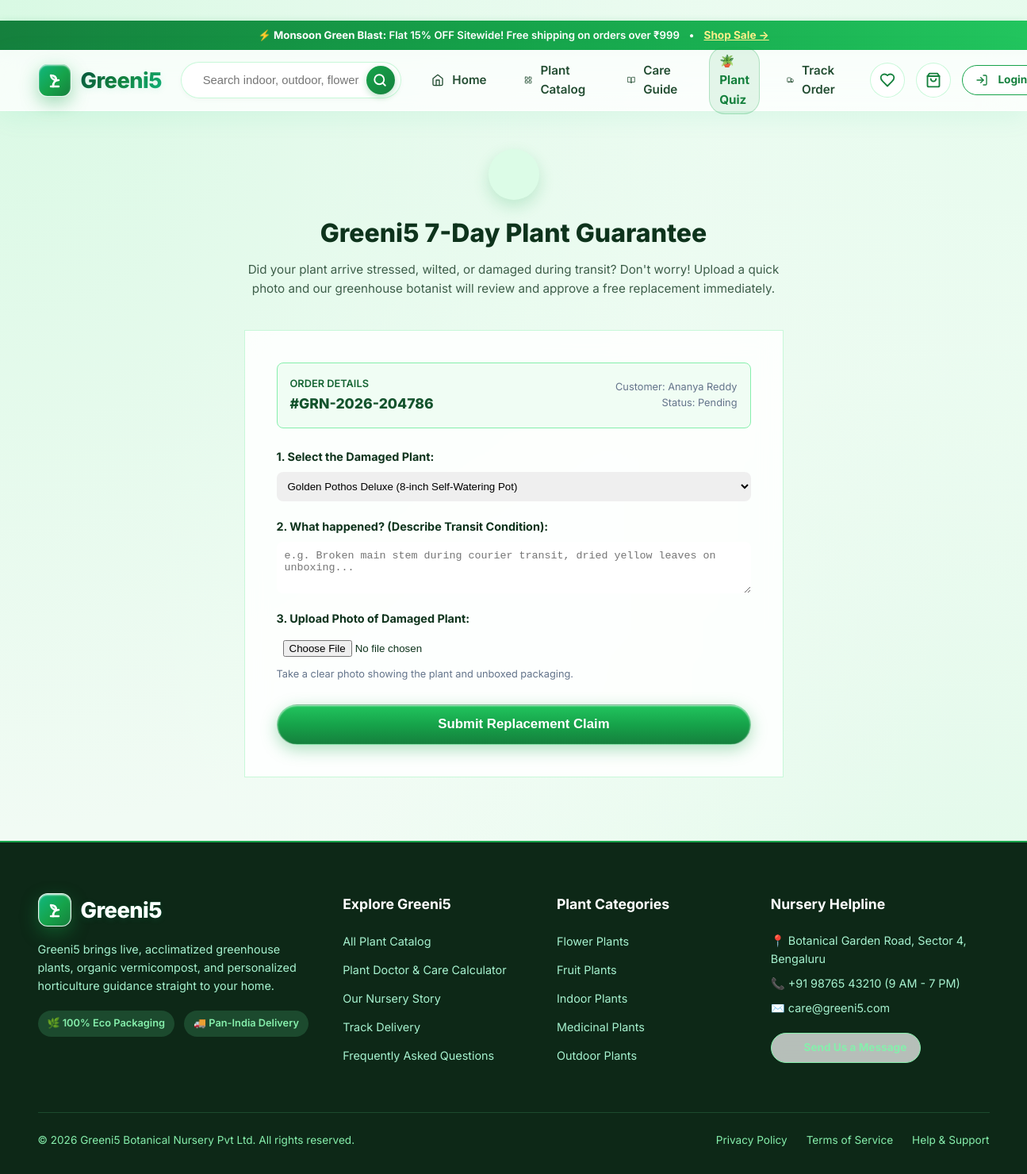
Screenshot of /orders/23/claim-replacement with the database file from the repository.
### tables this page shows
CREATE TABLE flash_sales (
        id INTEGER PRIMARY KEY AUTOINCREMENT,
        title TEXT NOT NULL,
        discount_pct REAL NOT NULL,
        starts_at TIMESTAMP,
        ends_at TIMESTAMP NOT NULL,
        banner_text TEXT,
        is_active INTEGER DEFAULT 1,
        created_at TIMESTAMP DEFAULT CURRENT_TIMESTAMP
    );

CREATE TABLE orders (
    id INTEGER PRIMARY KEY AUTOINCREMENT,
    order_number TEXT UNIQUE NOT NULL,
    user_id INTEGER,
    customer_name TEXT NOT NULL,
    customer_email TEXT NOT NULL,
    customer_phone TEXT NOT NULL,
    shipping_address TEXT NOT NULL,
    city TEXT NOT NULL,
    state TEXT NOT NULL,
    pincode TEXT NOT NULL,
    payment_method TEXT NOT NULL DEFAULT 'COD',
    payment_status TEXT NOT NULL DEFAULT 'Pending',
    order_status TEXT NOT NULL DEFAULT 'Pending',
    total_amount REAL NOT NULL,
    notes TEXT,
    created_at TIMESTAMP DEFAULT CURRENT_TIMESTAMP, courier_name TEXT DEFAULT '', tracking_number TEXT DEFAULT '', tracking_url TEXT DEFAULT '', invoice_number TEXT DEFAULT '', is_gift INTEGER DEFAULT 0, gift_recipient_name TEXT DEFAULT '', gift_message TEXT DEFAULT '', gift_wrap_fee REAL DEFAULT 0.0,
    FOREIGN KEY (user_id) REFERENCES users(id) ON DELETE SET NULL
);

CREATE TABLE categories (
    id INTEGER PRIMARY KEY AUTOINCREMENT,
    name TEXT NOT NULL UNIQUE,
    slug TEXT NOT NULL UNIQUE,
    description TEXT,
    icon TEXT,
    image_url TEXT
);

### app.py (the view, shortened to what this page needs)
@app.route('/orders/<int:order_id>/claim-replacement', methods=['GET', 'POST'])
def customer_claim_replacement(order_id):
    order = query_db('SELECT * FROM orders WHERE id = ?', (order_id,), one=True)
    if not order:
        abort(404)
    items = query_db('SELECT * FROM order_items WHERE order_id = ?', (order_id,))
    return render_template('claim_replacement.html', order=order, items=items)

### database.py (called while the page is built)
def get_db():
    db = getattr(g, '_database', None)
    if db is None:
        db = g._database = sqlite3.connect(DATABASE)
        db.row_factory = sqlite3.Row
        db.execute('PRAGMA foreign_keys = ON;')
    return db

def query_db(query, args=(), one=False):
    cur = get_db().execute(query, args)
    rv = cur.fetchall()
    cur.close()
    return (rv[0] if rv else None) if one else rv

### templates/claim_replacement.html (shortened to what this page needs)
﻿{% extends "base.html" %}
{% block content %}
<div class="container" style="padding-top: 3rem; padding-bottom: 5rem; max-width: 720px;">
  <div style="text-align: center; margin-bottom: 2.5rem;">
    <div style="width: 64px; height: 64px; border-radius: 50%; background: #dcfce7; color: #15803d; display: flex; align-items: center; justify-content: center; margin: 0 auto 1rem auto; box-shadow: 0 8px 20px rgba(22, 163, 74, 0.2);">
      <i data-lucide="shield-check" style="width: 32px; height: 32px;"></i>
    </div>
    <h1 style="font-size: 2rem; font-weight: 800; color: var(--text-main); margin-bottom: 0.5rem;">
      Greeni5 7-Day Plant Guarantee
    </h1>
    <p style="color: var(--text-muted); font-size: 0.95rem; line-height: 1.6;">
      Did your plant arrive stressed, wilted, or damaged during transit? Don't worry! Upload a quick photo and our greenhouse botanist will review and approve a free replacement immediately.
    </p>
  </div>
  <div class="glass-card" style="padding: 2.5rem; background: rgba(255, 255, 255, 0.85); backdrop-filter: blur(14px); border: 1.5px solid var(--primary-border);">
    <div style="background: #f0fdf4; border: 1px solid #86efac; border-radius: 8px; padding: 1rem; margin-bottom: 1.5rem; display: flex; justify-content: space-between; align-items: center;">
      <div>
        <div style="font-size: 0.8rem; color: #166534; font-weight: 600;">ORDER DETAILS</div>
        <div style="font-weight: 800; color: #14532d; font-size: 1.1rem;">#{{ order.order_number }}</div>
      </div>
      <div style="text-align: right;">
        <div style="font-size: 0.8rem; color: #64748b;">Customer: {{ order.customer_name }}</div>
        <div style="font-size: 0.8rem; color: #64748b;">Status: {{ order.order_status }}</div>
      </div>
    </div>
    <form action="{{ url_for('customer_claim_replacement', order_id=order.id) }}" method="POST" enctype="multipart/form-data">
      <div style="margin-bottom: 1.25rem;">
        <label style="display: block; font-weight: 700; font-size: 0.9rem; margin-bottom: 0.5rem; color: var(--text-main);">
          1. Select the Damaged Plant:
        </label>
        <select name="plant_name" class="form-control" style="padding: 10px; width: 100%; border-radius: 8px; border: 1.5px solid var(--border);" required>
          {% for item in items %}
            <option value="{{ item.plant_name }}">{{ item.plant_name }} ({{ item.variant_name or 'Standard' }})</option>
          {% endfor %}
        </select>
      </div>
      <div style="margin-bottom: 1.25rem;">
        <label style="display: block; font-weight: 700; font-size: 0.9rem; margin-bottom: 0.5rem; color: var(--text-main);">
          2. What happened? (Describe Transit Condition):
        </label>
        <textarea name="reason" rows="3" class="form-control" style="width: 100%; padding: 10px; border-radius: 8px; border: 1.5px solid var(--border);" placeholder="e.g. Broken main stem during courier transit, dried yellow leaves on unboxing..." required></textarea>
      </div>
      <div style="margin-bottom: 1.75rem;">
        <label style="display: block; font-weight: 700; font-size: 0.9rem; margin-bottom: 0.5rem; color: var(--text-main);">
          3. Upload Photo of Damaged Plant:
        </label>
        <input type="file" name="damage_photo" accept="image/*" class="form-control" style="padding: 8px;" required>
        <span style="font-size: 0.8rem; color: #64748b; margin-top: 4px; display: block;">Take a clear photo showing the plant and unboxed packaging.</span>
      </div>
      <button type="submit" class="btn btn-primary btn-block btn-lg" style="font-weight: 700;">
         Submit Replacement Claim
      </button>
    </form>
  </div>
</div>
{% endblock %}

### templates/base.html (shortened to what this page needs)
<!DOCTYPE html>
<html lang="en">
<head>
  <link rel="stylesheet" href="{{ url_for('static', filename='css/style.css') }}">
</head>
<body>
  {% if active_flash_sale %}
    <div class="top-notice-bar">
      <span>⚡ <strong>{{ active_flash_sale.title }}:</strong> Flat {{ active_flash_sale.discount_pct | int }}% OFF Sitewide! Free shipping on orders over ₹999</span>
      <span>•</span>
      <a href="{{ url_for('catalog') }}" style="color: #fef08a; text-decoration: underline; font-size: 0.85rem; font-weight: 700;">Shop Sale &rarr;</a>
    </div>
  {% else %}
    <div class="top-notice-bar">
      <span>🌿 Nature Delivered Fresh • <span class="highlight">FREE Shipping</span> on orders over ₹999</span>
      <span>•</span>
      <span>7-Day Safe Replacement Guarantee</span>
    </div>
  {% endif %}
  <header class="main-header">
    <div class="container">
      <div class="nav-row">
        <a href="{{ url_for('index') }}" class="brand-logo">
          <div class="leaf-icon">
            <svg width="24" height="24" viewBox="0 0 24 24" fill="none" stroke="#ffffff" stroke-width="2.4" stroke-linecap="round" stroke-linejoin="round">
              <path d="M7 20h10"/>
              <path d="M10 20c0-4.4 2-8 7-8"/>
              <path d="M14 12c-3.5 0-6.5-2.5-7-6 4 0 7 2 7 6Z" fill="rgba(255,255,255,0.25)"/>
              <path d="M10 20v-3"/>
            </svg>
          </div>
          <span>Greeni5</span>
        </a>
        <div class="search-box-wrap">
          <form action="{{ url_for('catalog') }}" method="GET">
            <input type="text" name="search" placeholder="Search indoor, outdoor, flowers, medicinal..." value="{{ request.args.get('search', '') }}">
            <button type="submit" aria-label="Search">
              <svg width="18" height="18" viewBox="0 0 24 24" fill="none" stroke="#ffffff" stroke-width="2.5" stroke-linecap="round" stroke-linejoin="round">
                <circle cx="11" cy="11" r="8"></circle>
                <line x1="21" y1="21" x2="16.65" y2="16.65"></line>
              </svg>
            </button>
          </form>
        </div>
        <ul class="nav-links">
          <li>
            <a href="{{ url_for('index') }}" class="{{ 'active' if request.endpoint == 'index' else '' }}">
              <svg width="16" height="16" viewBox="0 0 24 24" fill="none" stroke="currentColor" stroke-width="2" stroke-linecap="round" stroke-linejoin="round" style="vertical-align: -2px; margin-right: 4px;"><path d="m3 9 9-7 9 7v11a2 2 0 0 1-2 2H5a2 2 0 0 1-2-2z"></path><polyline points="9 22 9 12 15 12 15 22"></polyline></svg> Home
            </a>
          </li>
          <li>
            <a href="{{ url_for('catalog') }}" class="{{ 'active' if request.endpoint == 'catalog' else '' }}">
              Plant Catalog
            </a>
          </li>
          <li>
            <a href="{{ url_for('care_tips') }}" class="{{ 'active' if request.endpoint == 'care_tips' else '' }}">
              <svg width="16" height="16" viewBox="0 0 24 24" fill="none" stroke="currentColor" stroke-width="2" stroke-linecap="round" stroke-linejoin="round" style="vertical-align: -2px; margin-right: 4px;"><path d="M2 3h6a4 4 0 0 1 4 4v14a3 3 0 0 0-3-3H2z"></path><path d="M22 3h-6a4 4 0 0 0-4 4v14a3 3 0 0 1 3-3h7z"></path></svg> Care Guide
            </a>
          </li>
          <li>
            <a href="{{ url_for('plant_quiz') }}" class="{{ 'active' if request.endpoint == 'plant_quiz' else '' }}" style="background: rgba(22, 163, 74, 0.1); border: 1px solid rgba(22, 163, 74, 0.25); border-radius: 20px; padding: 5px 12px; color: #15803d; font-weight: 700;">
              <span>🪴 Plant Quiz</span>
            </a>
          </li>
          <li>
            <a href="{{ url_for('track_lookup') }}" class="{{ 'active' if request.endpoint in ['track_lookup', 'order_tracking'] else '' }}">
              Track Order
            </a>
          </li>
        </ul>
        <div class="nav-actions">
          <a href="{{ url_for('catalog') }}#wishlist" class="icon-badge-btn" id="wishlist-nav-btn" title="Saved Plants / Wishlist">
            <svg width="20" height="20" viewBox="0 0 24 24" fill="none" stroke="#15803d" stroke-width="2.2" stroke-linecap="round" stroke-linejoin="round">
              <path d="M19 14c1.49-1.46 3-3.21 3-5.5A5.5 5.5 0 0 0 16.5 3c-1.76 0-3 .5-4.5 2-1.5-1.5-2.74-2-4.5-2A5.5 5.5 0 0 0 2 8.5c0 2.3 1.5 4.05 3 5.5l7 7Z"></path>
            </svg>
          </a>
          <a href="{{ url_for('cart') }}" class="icon-badge-btn" title="View Shopping Cart">
            <svg width="20" height="20" viewBox="0 0 24 24" fill="none" stroke="#15803d" stroke-width="2.2" stroke-linecap="round" stroke-linejoin="round">
              <path d="M6 2 3 6v14a2 2 0 0 0 2 2h14a2 2 0 0 0 2-2V6l-3-4Z"></path>
              <line x1="3" y1="6" x2="21" y2="6"></line>
              <path d="M16 10a4 4 0 0 1-8 0"></path>
            </svg>
          </a>
          {% if current_user %}
            <div class="user-menu-wrap">
              <button class="user-menu-btn" type="button">
                <svg width="18" height="18" viewBox="0 0 24 24" fill="none" stroke="currentColor" stroke-width="2" stroke-linecap="round" stroke-linejoin="round">
                  <path d="M19 21v-2a4 4 0 0 0-4-4H9a4 4 0 0 0-4 4v2"></path>
                  <circle cx="12" cy="7" r="4"></circle>
                </svg>
                <span>{{ current_user.name.split()[0] }}</span>
                <svg width="14" height="14" viewBox="0 0 24 24" fill="none" stroke="currentColor" stroke-width="2.5" stroke-linecap="round" stroke-linejoin="round">
                  <polyline points="6 9 12 15 18 9"></polyline>
                </svg>
              </button>
              <div class="dropdown-menu">
                {% if current_user.role == 'admin' %}
                  <a href="{{ url_for('admin_dashboard') }}"><i data-lucide="layout-dashboard" style="width: 16px;"></i> Admin Portal</a>
                {% endif %}
                <a href="{{ url_for('dashboard') }}"><i data-lucide="user-check" style="width: 16px;"></i> My Dashboard</a>
                <a href="{{ url_for('dashboard') }}#orders"><i data-lucide="package" style="width: 16px;"></i> Order History</a>
                <hr style="border: 0; border-top: 1px solid var(--border); margin: 4px 0;">
                <a href="{{ url_for('logout') }}" style="color: #dc2626;"><i data-lucide="log-out" style="width: 16px;"></i> Logout</a>
              </div>
            </div>
          {% else %}
            <a href="{{ url_for('login') }}" class="btn btn-outline btn-sm">
              Login
            </a>
          {% endif %}
        </div>
      </div>
    </div>
  </header>
  <main style="flex: 1;">
    {% block content %}{% endblock %}
  </main>
  <footer class="main-footer">
    <div class="container">
      <div class="footer-grid">
        <div class="footer-col">
          <div class="brand-logo" style="color: #ffffff; margin-bottom: 1rem;">
            <div class="leaf-icon">
              <svg width="24" height="24" viewBox="0 0 24 24" fill="none" stroke="#ffffff" stroke-width="2.4" stroke-linecap="round" stroke-linejoin="round">
                <path d="M7 20h10"/>
                <path d="M10 20c0-4.4 2-8 7-8"/>
                <path d="M14 12c-3.5 0-6.5-2.5-7-6 4 0 7 2 7 6Z" fill="rgba(255,255,255,0.25)"/>
                <path d="M10 20v-3"/>
              </svg>
            </div>
            <span style="color: #ffffff; -webkit-text-fill-color: #ffffff;">Greeni5</span>
          </div>
          <p style="color: #a7f3d0; font-size: 0.9rem; margin-bottom: 1.25rem;">
            Greeni5 brings live, acclimatized greenhouse plants, organic vermicompost, and personalized horticulture guidance straight to your home.
          </p>
          <div style="display: flex; gap: 0.75rem;">
            <span style="background: #1c4a2e; color: #86efac; padding: 6px 12px; border-radius: 20px; font-size: 0.8rem; font-weight: 600;">🌿 100% Eco Packaging</span>
            <span style="background: #1c4a2e; color: #86efac; padding: 6px 12px; border-radius: 20px; font-size: 0.8rem; font-weight: 600;">🚚 Pan-India Delivery</span>
          </div>
        </div>
        <div class="footer-col">
          <h4>Explore Greeni5</h4>
          <ul class="footer-links">
            <li><a href="{{ url_for('catalog') }}">All Plant Catalog</a></li>
            <li><a href="{{ url_for('care_tips') }}">Plant Doctor & Care Calculator</a></li>
            <li><a href="{{ url_for('about') }}">Our Nursery Story</a></li>
            <li><a href="{{ url_for('track_lookup') }}">Track Delivery</a></li>
            <li><a href="{{ url_for('faq') }}">Frequently Asked Questions</a></li>
          </ul>
        </div>
        <div class="footer-col">
          <h4>Plant Categories</h4>
          <ul class="footer-links">
            {% for cat in nav_categories %}
              <li><a href="{{ url_for('catalog', category=cat.slug) }}">{{ cat.name }}</a></li>
            {% endfor %}
          </ul>
        </div>
        <div class="footer-col">
          <h4>Nursery Helpline</h4>
          <p style="color: #a7f3d0; font-size: 0.9rem; margin-bottom: 0.5rem;">📍 Botanical Garden Road, Sector 4, Bengaluru</p>
          <p style="color: #a7f3d0; font-size: 0.9rem; margin-bottom: 0.5rem;">📞 +91 98765 43210 (9 AM - 7 PM)</p>
          <p style="color: #a7f3d0; font-size: 0.9rem; margin-bottom: 1.25rem;">✉️ care@greeni5.com</p>
          <a href="{{ url_for('contact') }}" class="btn btn-outline btn-sm" style="border-color: #86efac; color: #86efac;">
          </a>
        </div>
      </div>
      <div class="footer-bottom">
        <p>&copy; {{ now_year }} Greeni5 Botanical Nursery Pvt Ltd. All rights reserved.</p>
        <div style="display: flex; gap: 1.5rem;">
          <a href="{{ url_for('about') }}">Privacy Policy</a>
          <a href="{{ url_for('faq') }}">Terms of Service</a>
          <a href="{{ url_for('contact') }}">Help & Support</a>
        </div>
      </div>
    </div>
  </footer>
</body>
</html>

### rows the page displays
flash_sales: title "Monsoon Green Blast", discount_pct "15"
orders: order_number "GRN-2026-204786", customer_name "Ananya Reddy", order_status "Pending"
categories: name "Flower Plants"
categories: name "Fruit Plants"
categories: name "Indoor Plants"
categories: name "Medicinal Plants"
categories: name "Outdoor Plants"

### other values shown
form field plant_name "Golden Pothos Deluxe (8-inch Self-Watering Pot)"
